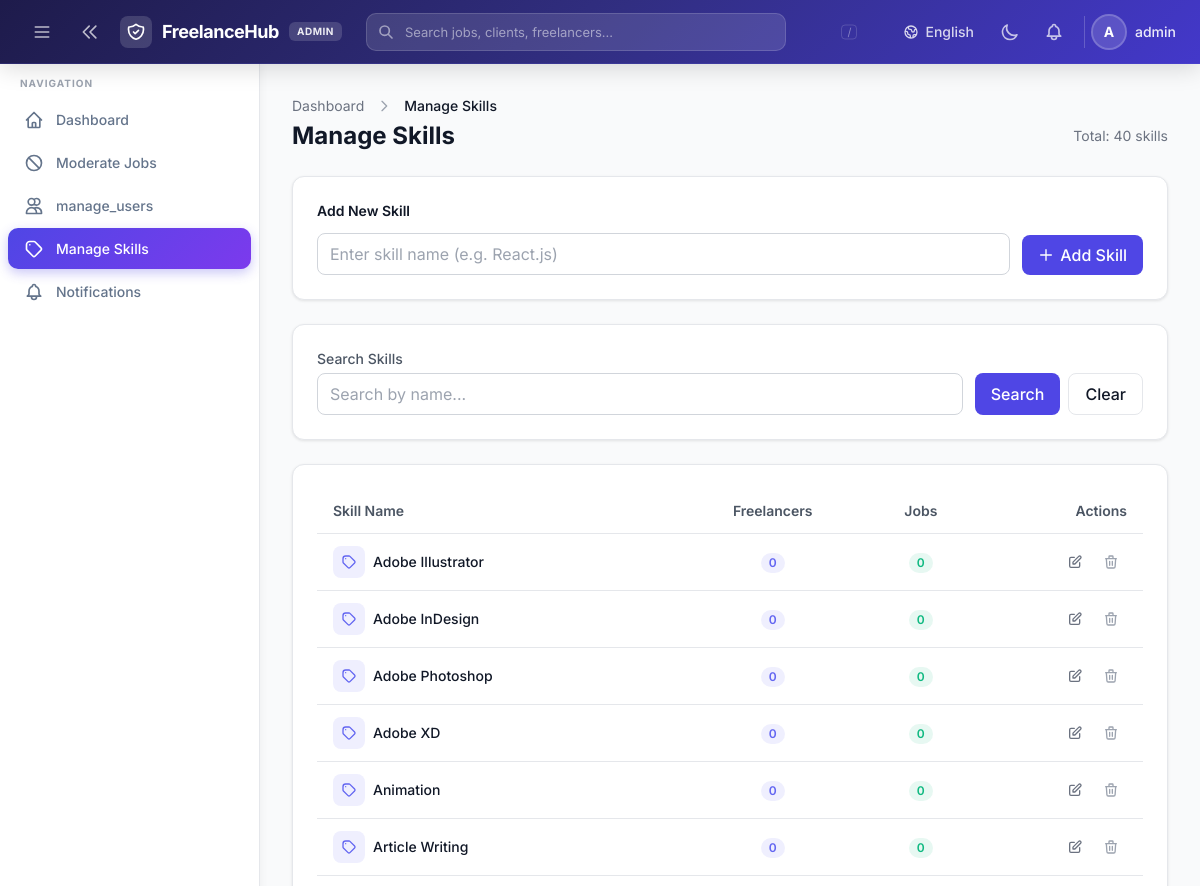
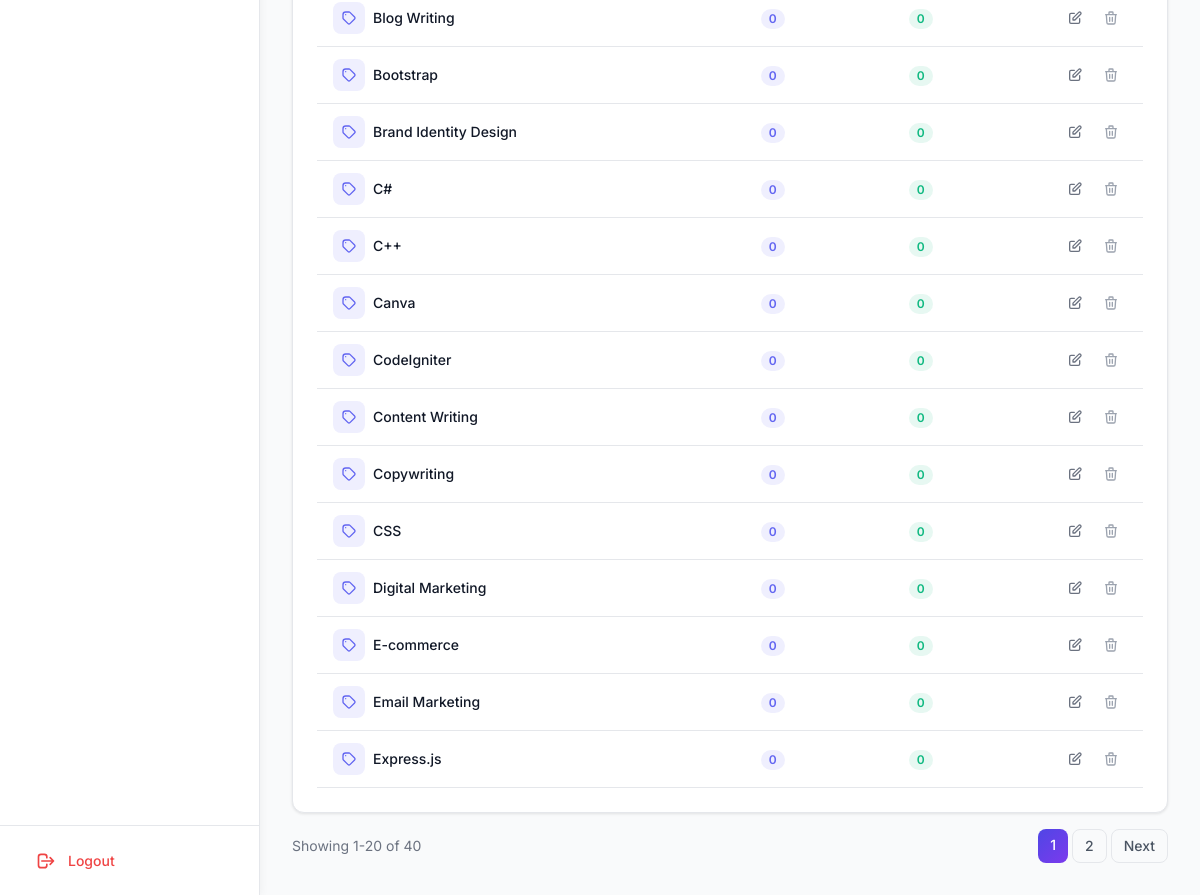
/admin/manage_skills.php (signed in), run on the app's committed database (2 pictures, top to bottom).
### tables this page shows
CREATE TABLE skills (
    id INT PRIMARY KEY AUTO_INCREMENT,
    skill_name VARCHAR(50) UNIQUE NOT NULL
);

### config/auth.php (called while the page is built, shortened)
<?php
function base_url(string $path = ''): string
{
    $script = str_replace('\\', '/', dirname($_SERVER['SCRIPT_NAME'] ?? ''));
    $root = preg_replace('#/(admin|company|freelancer|chat)$#', '', $script);
    $root = rtrim($root, '/');
    if ($path === '') {
        return $root === '' ? '/' : $root;
    }
    return ($root === '' ? '' : $root) . '/' . ltrim($path, '/');
}
function e(?string $value): string
{
    return htmlspecialchars($value ?? '', ENT_QUOTES, 'UTF-8');
}

### admin/manage_skills.php (the view, shortened to what this page needs)
<?php
require_once __DIR__ . '/../config/auth.php';
require_once __DIR__ . '/../config/notifications.php';
$search = trim($_GET['q'] ?? '');
$page = max(1, (int) ($_GET['page'] ?? 1));
$per_page = 20;
$offset = ($page - 1) * $per_page;
$where = '1=1';
$params = [];
$types = '';
$total = 0;
$total_pages = 1;
try {
    $count_sql = "SELECT COUNT(*) AS cnt FROM skills WHERE {$where}";
    $count_stmt = $conn->prepare($count_sql);
    $count_stmt->execute();
    $total = (int) $count_stmt->get_result()->fetch_assoc()['cnt'];
    $total_pages = max(1, ceil($total / $per_page));
} catch (mysqli_sql_exception $e) {}
$skills = [];
try {
    $sql = "SELECT s.id, s.skill_name,
            (SELECT COUNT(*) FROM freelancer_skills fs WHERE fs.skill_id = s.id) AS freelancer_count,
            (SELECT COUNT(*) FROM job_skills js WHERE js.skill_id = s.id) AS job_count
            FROM skills s WHERE {$where} ORDER BY s.skill_name ASC LIMIT ? OFFSET ?";
    $stmt = $conn->prepare($sql);
    $param_types = $types . 'ii';
    $param_values = array_merge($params, [$per_page, $offset]);
    $stmt->bind_param($param_types, ...$param_values);
    $stmt->execute();
    $result = $stmt->get_result();
    while ($row = $result->fetch_assoc()) { $skills[] = $row; }
} catch (mysqli_sql_exception $e) {}
require __DIR__ . '/includes/admin_header.php';
?>
<div class="mb-6 admin-fade">
    <div class="flex items-center gap-3 mb-1">
        <a href="<?= e(base_url('admin/admin_dashboard.php')) ?>" class="text-sm hover:underline" style="color:var(--color-text-muted)">Dashboard</a>
        <svg class="w-4 h-4" fill="none" viewBox="0 0 24 24" stroke="currentColor" stroke-width="2" style="color:var(--color-text-placeholder)"><path stroke-linecap="round" stroke-linejoin="round" d="M9 5l7 7-7 7"/></svg>
        <span class="text-sm font-medium" style="color:var(--color-text-primary)">Manage Skills</span>
    </div>
    <div class="flex flex-wrap items-center justify-between gap-4">
        <h1 class="text-2xl font-bold" style="color:var(--color-text-primary)">Manage Skills</h1>
        <div class="text-sm" style="color:var(--color-text-muted)">Total: <?= $total ?> skill<?= $total !== 1 ? 's' : '' ?></div>
    </div>
</div>
<div class="card mb-6 admin-fade">
    <h2 class="text-sm font-semibold mb-3" style="color:var(--color-text-primary)">Add New Skill</h2>
    <form method="POST" class="flex gap-3 items-end">
        <div class="flex-1 min-w-[200px]">
            <input type="text" name="skill_name" required maxlength="50" placeholder="Enter skill name (e.g. React.js)" class="form-input">
        </div>
        <button type="submit" class="btn-primary inline-flex items-center gap-1.5">
            <svg class="w-4 h-4" fill="none" viewBox="0 0 24 24" stroke="currentColor" stroke-width="2"><path stroke-linecap="round" stroke-linejoin="round" d="M12 4v16m8-8H4"/></svg>
            Add Skill
        </button>
    </form>
</div>
<div class="card mb-6">
    <form method="GET" class="flex gap-3 items-end">
        <div class="flex-1 min-w-[200px]">
            <label class="block text-sm font-medium mb-1" style="color:var(--color-text-secondary)">Search Skills</label>
            <input type="text" name="q" value="<?= e($search) ?>" placeholder="Search by name..." class="form-input">
        </div>
        <div class="flex gap-2">
            <button type="submit" class="btn-primary">Search</button>
            <a href="<?= e(base_url('admin/manage_skills.php')) ?>" class="btn-secondary">Clear</a>
        </div>
    </form>
</div>
<?php if (empty($skills)): ?>
    <div class="card text-center py-12" style="color:var(--color-text-muted)">
        <svg class="w-16 h-16 mx-auto mb-4 opacity-30" fill="none" viewBox="0 0 24 24" stroke="currentColor" stroke-width="1"><path stroke-linecap="round" stroke-linejoin="round" d="M7 7h.01M7 3h5c.512 0 1.024.195 1.414.586l7 7a2 2 0 010 2.828l-7 7a2 2 0 01-2.828 0l-7-7A2 2 0 013 12V7a4 4 0 014-4z"/></svg>
        <p class="text-lg font-semibold mb-1" style="color:var(--color-text-primary)"><?= $search ? 'No skills match your search.' : 'No skills yet.' ?></p>
        <p class="text-sm"><?= $search ? 'Try a different search term.' : 'Add your first skill above.' ?></p>
    </div>
<?php else: ?>
    <div class="card overflow-x-auto">
        <table class="w-full text-sm">
            <thead>
                <tr style="border-bottom:1px solid var(--color-border)">
                    <th class="text-left py-3 px-4 font-semibold" style="color:var(--color-text-secondary)">Skill Name</th>
                    <th class="text-center py-3 px-4 font-semibold" style="color:var(--color-text-secondary)">Freelancers</th>
                    <th class="text-center py-3 px-4 font-semibold" style="color:var(--color-text-secondary)">Jobs</th>
                    <th class="text-right py-3 px-4 font-semibold" style="color:var(--color-text-secondary)">Actions</th>
                </tr>
            </thead>
            <tbody>
                <?php foreach ($skills as $sk): ?>
                <tr style="border-bottom:1px solid var(--color-border)" class="hover:opacity-80 transition-opacity">
                    <td class="py-3 px-4">
                        <div class="flex items-center gap-2">
                            <div class="w-8 h-8 rounded-lg flex items-center justify-center flex-shrink-0" style="background:rgba(99,102,241,0.1)">
                                <svg class="w-4 h-4" style="color:#6366f1" fill="none" viewBox="0 0 24 24" stroke="currentColor" stroke-width="2"><path stroke-linecap="round" stroke-linejoin="round" d="M7 7h.01M7 3h5c.512 0 1.024.195 1.414.586l7 7a2 2 0 010 2.828l-7 7a2 2 0 01-2.828 0l-7-7A2 2 0 013 12V7a4 4 0 014-4z"/></svg>
                            </div>
                            <span class="font-medium" style="color:var(--color-text-primary)"><?= e($sk['skill_name']) ?></span>
                        </div>
                    </td>
                    <td class="py-3 px-4 text-center">
                        <span class="inline-flex items-center justify-center min-w-[24px] px-2 py-0.5 rounded-full text-xs font-semibold" style="background:rgba(99,102,241,0.1);color:#6366f1"><?= $sk['freelancer_count'] ?></span>
                    </td>
                    <td class="py-3 px-4 text-center">
                        <span class="inline-flex items-center justify-center min-w-[24px] px-2 py-0.5 rounded-full text-xs font-semibold" style="background:rgba(16,185,129,0.1);color:#10b981"><?= $sk['job_count'] ?></span>
                    </td>
                    <td class="py-3 px-4">
                        <div class="flex items-center justify-end gap-1">
                            <button type="button" onclick="openEditModal(<?= (int) $sk['id'] ?>, '<?= e(addslashes($sk['skill_name'])) ?>')" class="p-2 rounded-lg transition-colors" style="color:var(--color-text-muted)" title="Edit">
                                <svg class="w-4 h-4" fill="none" viewBox="0 0 24 24" stroke="currentColor" stroke-width="2"><path stroke-linecap="round" stroke-linejoin="round" d="M11 5H6a2 2 0 00-2 2v11a2 2 0 002 2h11a2 2 0 002-2v-5m-1.414-9.414a2 2 0 112.828 2.828L11.828 15H9v-2.828l8.586-8.586z"/></svg>
                            </button>
                            <button type="button" onclick="confirmDelete(<?= (int) $sk['id'] ?>, '<?= e(addslashes($sk['skill_name'])) ?>')" class="p-2 rounded-lg transition-colors hover:bg-red-50 dark:hover:bg-red-900/20" style="color:var(--color-text-placeholder)" title="Delete">
                                <svg class="w-4 h-4" fill="none" viewBox="0 0 24 24" stroke="currentColor" stroke-width="2"><path stroke-linecap="round" stroke-linejoin="round" d="M19 7l-.867 12.142A2 2 0 0116.138 21H7.862a2 2 0 01-1.995-1.858L5 7m5 4v6m4-6v6m1-10V4a1 1 0 00-1-1h-4a1 1 0 00-1 1v3M4 7h16"/></svg>
                            </button>
                        </div>
                    </td>
                </tr>
                <?php endforeach; ?>
            </tbody>
        </table>
    </div>
    <?php if ($total_pages > 1): ?>
    <div class="flex items-center justify-between mt-4">
        <p class="text-sm" style="color:var(--color-text-muted)">Showing <?= $offset + 1 ?>-<?= min($offset + $per_page, $total) ?> of <?= $total ?></p>
        <div class="flex gap-1">
            <?php
            $start = max(1, $page - 2);
            $end = min($total_pages, $page + 2);
            for ($p = $start; $p <= $end; $p++):
            ?>
                <a href="?q=<?= e($search) ?>&page=<?= $p ?>" class="px-3 py-1.5 rounded-lg text-sm font-medium transition-colors <?= $p === $page ? 'text-white' : 'border hover:bg-gray-50 dark:hover:bg-gray-800' ?>" style="<?= $p === $page ? 'background:linear-gradient(135deg,#4f46e5,#7c3aed);color:white' : 'border-color:var(--color-border);color:var(--color-text-secondary)' ?>"><?= $p ?></a>
            <?php endfor; ?>
            <?php if ($page < $total_pages): ?>
                <a href="?q=<?= e($search) ?>&page=<?= $page + 1 ?>" class="px-3 py-1.5 rounded-lg text-sm font-medium border transition-colors hover:bg-gray-50 dark:hover:bg-gray-800" style="border-color:var(--color-border);color:var(--color-text-secondary)">Next</a>
            <?php endif; ?>
        </div>
    </div>
    <?php endif; ?>
<?php endif; ?>
<?php require __DIR__ . '/includes/admin_footer.php'; ?>

### assets/css/custom.css (style rules this page uses)
:root { --color-bg: #f9fafb; --color-card: #ffffff; --color-card-hover: #f3f4f6; --color-border: #e5e7eb; --color-text-primary: #111827; --color-text-secondary: #4b5563; --color-text-muted: #6b7280; --color-text-placeholder: #9ca3af; --color-nav: #ffffff; --color-footer: #ffffff; --color-input-bg: #ffffff; --color-input-border: #d1d5db; --color-flash-error-bg: #fef2f2; --color-flash-error-text: #991b1b; --color-flash-error-border: #fecaca; --color-flash-success-bg: #f0fdf4; --color-flash-success-text: #166534; --color-flash-success-border: #bbf7d0; --color-badge-pending-bg: #fef9c3; --color-badge-pending-text: #a16207; }
* { transition: background-color .15s ease, border-color .15s ease, color .15s ease; }
body { font-family: 'Poppins', system-ui, -apple-system, BlinkMacSystemFont, 'Segoe UI', sans-serif; background-color: var(--color-bg); color: var(--color-text-primary); }
.card { background: var(--color-card); border-radius: 0.75rem; box-shadow: 0 1px 3px rgba(0, 0, 0, 0.1); padding: 1.5rem; border: 1px solid var(--color-border); }
.btn-primary { background-color: #4f46e5; color: white; padding: 0.5rem 1rem; border-radius: 0.5rem; font-weight: 500; display: inline-flex; align-items: center; gap: .375rem; }
.btn-secondary { background-color: var(--color-card); color: var(--color-text-primary); padding: 0.5rem 1rem; border-radius: 0.5rem; font-weight: 500; border: 1px solid var(--color-border); display: inline-flex; align-items: center; gap: .375rem; }
.form-input { width: 100%; border: 1px solid var(--color-input-border); border-radius: 0.5rem; padding: 0.5rem 0.75rem; background-color: var(--color-input-bg); color: var(--color-text-primary); }
.admin-fade { opacity: 1; transform: translateY(0); }

### admin/includes/admin_header.php (style rules this page uses)
body { font-family: 'Inter', system-ui, -apple-system, sans-serif; }

### data on the page
skills: skill_name "Adobe Illustrator", freelancer_count "0", job_count "0"
skills: skill_name "Adobe InDesign", freelancer_count "0", job_count "0"
skills: skill_name "Adobe Photoshop", freelancer_count "0", job_count "0"
skills: skill_name "Adobe XD", freelancer_count "0", job_count "0"
skills: skill_name "Animation", freelancer_count "0", job_count "0"
skills: skill_name "Article Writing", freelancer_count "0", job_count "0"
skills: skill_name "Blog Writing", freelancer_count "0", job_count "0"
skills: skill_name "Bootstrap", freelancer_count "0", job_count "0"
skills: skill_name "Brand Identity Design", freelancer_count "0", job_count "0"
skills: skill_name "C#", freelancer_count "0", job_count "0"
skills: skill_name "C++", freelancer_count "0", job_count "0"
skills: skill_name "Canva", freelancer_count "0", job_count "0"
skills: skill_name "CodeIgniter", freelancer_count "0", job_count "0"
skills: skill_name "Content Writing", freelancer_count "0", job_count "0"
skills: skill_name "Copywriting", freelancer_count "0", job_count "0"
skills: skill_name "CSS", freelancer_count "0", job_count "0"
skills: skill_name "Digital Marketing", freelancer_count "0", job_count "0"
skills: skill_name "E-commerce", freelancer_count "0", job_count "0"
skills: skill_name "Email Marketing", freelancer_count "0", job_count "0"
skills: skill_name "Express.js", freelancer_count "0", job_count "0"

### other printed values
__('app.name') "FreelanceHub"
_first_char($admin_user['username'] ?? 'A') "A"
$admin_user['username'] "admin"
$item['label'] "Dashboard"
$item['label'] "Moderate Jobs"
$item['label'] "manage_users"
$item['label'] "Manage Skills"
$item['label'] "Notifications"
__('nav.logout') "Logout"
$total "40"
$offset + 1 "1"
min($offset + $per_page, $total) "20"
